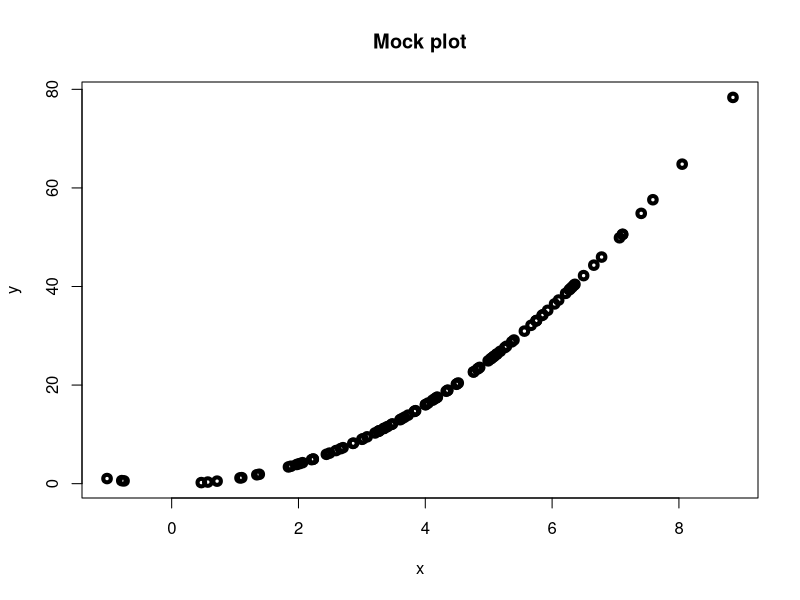

R code for this plot:
## ---- chunk 1
x<-rnorm(100,mean=4,sd=2)
y<-x^{2}
plot(x,y,lwd=4,main="Mock plot")

## ---- chunk 2
knitr::include_url("https://itempool.com/lisamott/c/4GwLabABphe")
